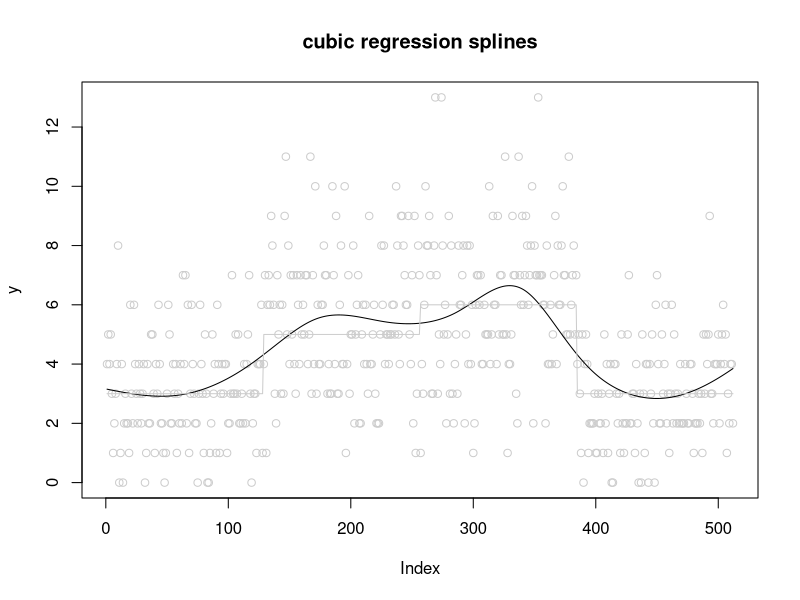
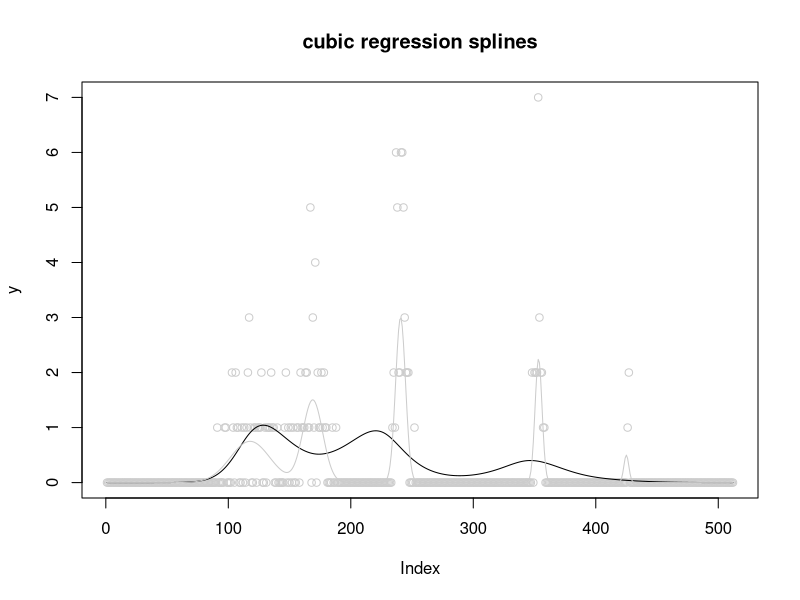
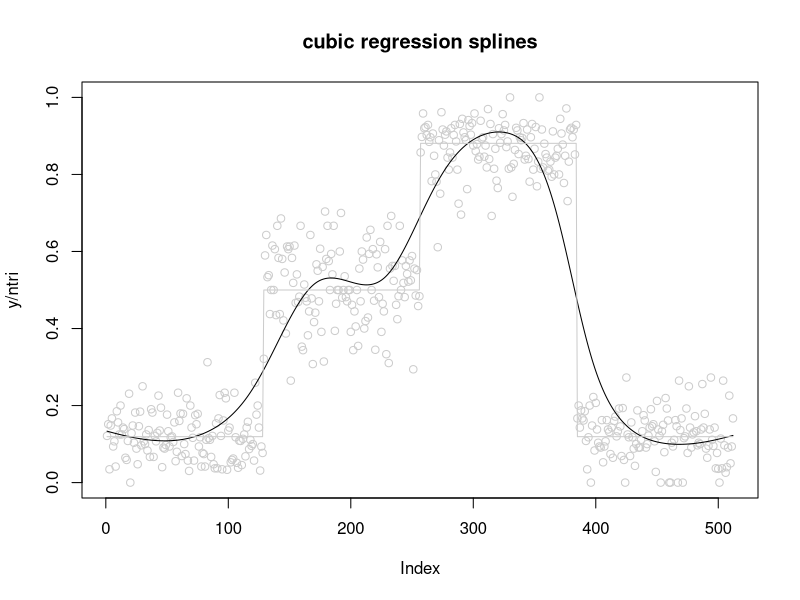

The R script that drew these images, in order:
## ---- chunk 1
library(mgcv)
set.seed(12345)
n=512
m=c(rep(3,128), rep(5, 128), rep(6, 128), rep(3, 128))
y=rpois(n,m)
x=1:n
gam.mod=gam(y~s(x,bs='cr'),family = poisson())
plot(y,col='grey80',main='cubic regression splines')
lines(gam.mod$fitted.values)
lines(m,col='grey80')
## ---- chunk 2
set.seed(12345)
n=512
spike.f = function(x) (0.75 * exp(-500 * (x - 0.23)^2) + 1.5 * exp(-2000 * (x - 0.33)^2) + 3 * exp(-8000 * (x - 0.47)^2) + 2.25 * exp(-16000 * 
    (x - 0.69)^2) + 0.5 * exp(-32000 * (x - 0.83)^2))
t = 1:n/n
m = spike.f(t)
y=rpois(n,m)
x=t
gam.mod=gam(y~s(x,bs='cr'),family = poisson())
plot(y,col='grey80',main='cubic regression splines')
lines(gam.mod$fitted.values)
lines(m,col='grey80')
## ---- chunk 3
set.seed(12345)
p=c(rep(-2,128), rep(0, 128), rep(2, 128), rep(-2, 128))
p=exp(p)/(1+exp(p))
ntri=rpois(n,30)
y=rbinom(n,ntri,p)
gam.mod=gam(y/ntri~s(x,bs='cr'),family = binomial())
plot(y/ntri,col='grey80',main='cubic regression splines')
lines(gam.mod$fitted.values)
lines(p,col='grey80')

